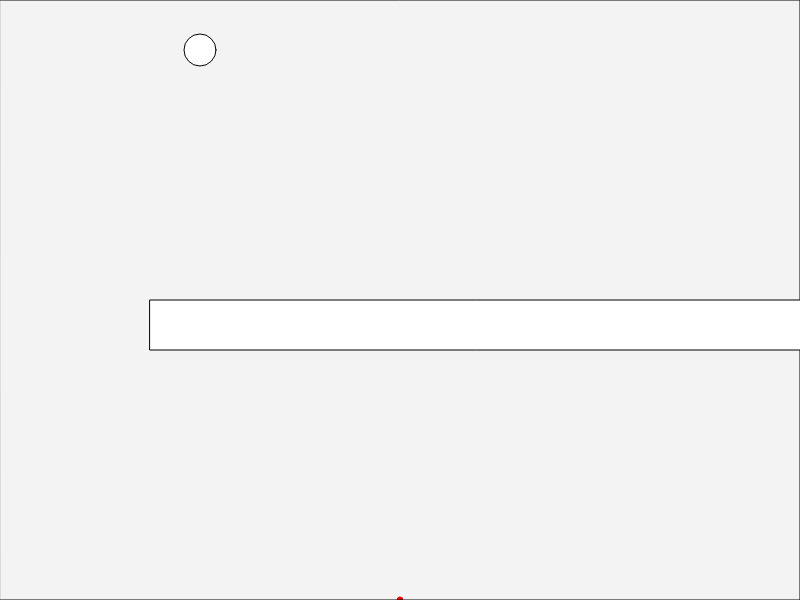
Frame 1 (no input)
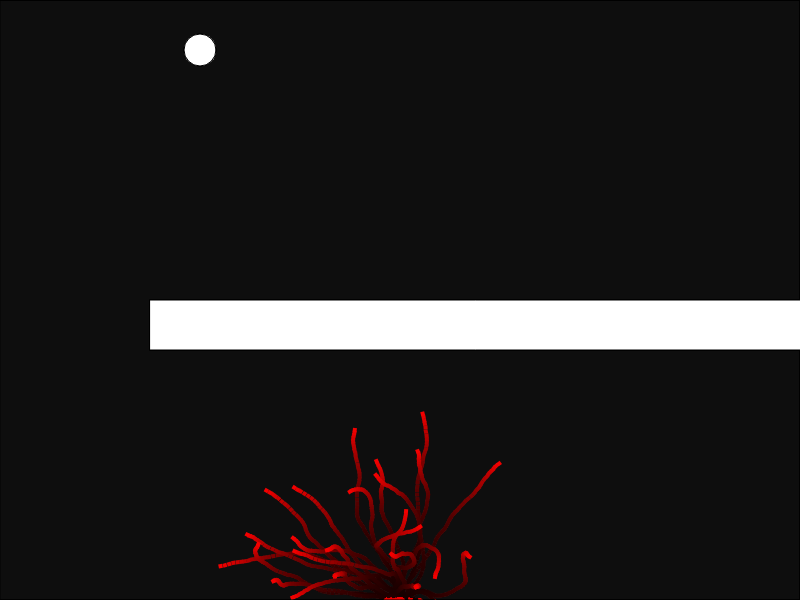
Frame 60 (no input)
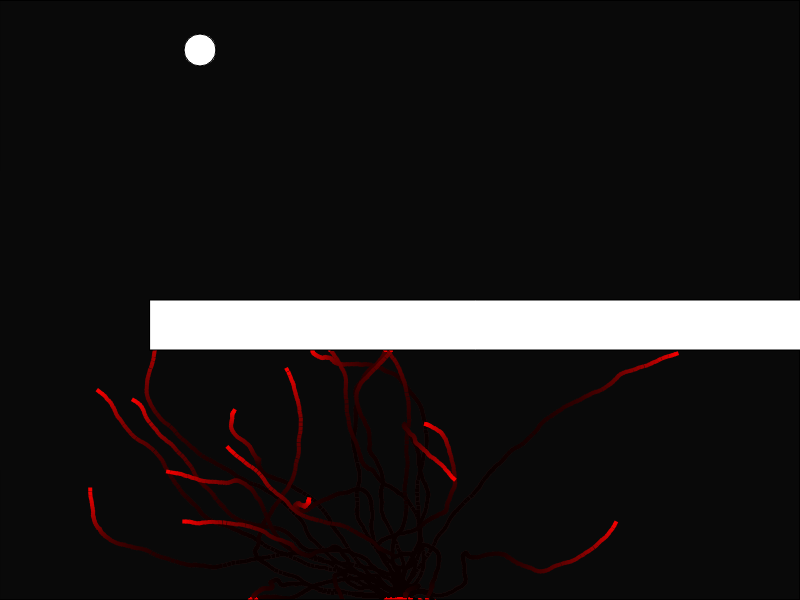
Frame 120 (the mouse pressed at the canvas centre since frame 60)

The p5.js sketch that drew these frames (run headless with seeded random() and noise() and a simulated clock; from frame 60 on, the mouse is pressed at the canvas centre):

// p5.js sketch
// ── sketch.js
var population;
// Each rocket is alive till 400 frames
var lifespan = 400;
// Made to display count on screen
var lifeP;
// Keeps track of frames
var count = 0;
// Where rockets are trying to go
var target;
// Max force applied to rocket
var maxforce = 0.5;
var pg;

// Dimensions of barrier
var rx = 150;
var ry = 300;
var rw = 700;
var rh = 50;

function setup() {
  createCanvas(800, 600);
  population = new Population();
  lifeP = createP();
  pg = createGraphics(800, 600);
  target = createVector(width / 4, 50);
}

function draw() {
  population.run();

  // Displays count to window
  lifeP.html(count);

  count++;
  if (count == lifespan) {
    population.evaluate();
    population.selection();
    // Population = new Population();
    count = 0;
  }

  fill(0, 12);
  rect(0, 0, width, height);
  // Renders barrier for rockets
  fill(255);

  rect(rx, ry, rw, rh);
  // Renders target
  ellipse(target.x, target.y, 32, 32);

  //trails
  pg.background(0);
  pg.noFill();
  pg.stroke(200);
  //Draw the offscreen buffer to the screen with image()
  image(pg);
}

// ── dna.js
function DNA(genes) {
  // Recieves genes and create a dna object
  if (genes) {
    this.genes = genes;
  }
  // If no genes just create random dna
  else {
    this.genes = [];
    for (var i = 0; i < lifespan; i++) {
      // Gives random vectors
      this.genes[i] = p5.Vector.random2D();
      // Sets maximum force of vector to be applied to a rocket
      this.genes[i].setMag(maxforce);
    }
  }
  // Performs a crossover with another member of the species
  this.crossover = function(partner) {
    var newgenes = [];
    // Picks random midpoint
    var mid = floor(random(this.genes.length));
    for (var i = 0; i < this.genes.length; i++) {
      // If i is greater than mid the new gene should come from this partner
      if (i > mid) {
        newgenes[i] = this.genes[i];
      }
      // If i < mid new gene should come from other partners gene's
      else {
        newgenes[i] = partner.genes[i];
      }
    }
    // Gives DNA object an array
    return new DNA(newgenes);
  };

  // Adds random mutation to the genes to add variance.
  this.mutation = function() {
    for (var i = 0; i < this.genes.length; i++) {
      // if random number less than 0.01, new gene is then random vector
      if (random(1) < 0.01) {
        this.genes[i] = p5.Vector.random2D();
        this.genes[i].setMag(maxforce);
      }
    }
  };
}

// ── population.js
function Population() {
  // Array of rockets
  this.rockets = [];
  // Amount of rockets
  this.popsize = 100;
  // Amount parent rocket partners
  this.matingpool = [];

  // Associates a rocket to an array index
  for (var i = 0; i < this.popsize; i++) {
    this.rockets[i] = new Rocket();
  }

  this.evaluate = function() {
    var maxfit = 0;
    // Iterate through all rockets and calcultes their fitness
    for (var i = 0; i < this.popsize; i++) {
      // Calculates fitness
      this.rockets[i].calcFitness();
      // If current fitness is greater than max, then make max equal to current
      if (this.rockets[i].fitness > maxfit) {
        maxfit = this.rockets[i].fitness;
      }
    }
    // Normalises fitnesses
    for (var i = 0; i < this.popsize; i++) {
      this.rockets[i].fitness /= maxfit;
    }

    this.matingpool = [];
    // Take rockets fitness make in to scale of 1 to 100
    // A rocket with high fitness will highly likely will be in the mating pool
    for (var i = 0; i < this.popsize; i++) {
      var n = this.rockets[i].fitness * 100;
      for (var j = 0; j < n; j++) {
        this.matingpool.push(this.rockets[i]);
      }
    }
  };
  // Selects appropriate genes for child
  this.selection = function() {
    var newRockets = [];
    for (var i = 0; i < this.rockets.length; i++) {
      // Picks random dna
      var parentA = random(this.matingpool).dna;
      var parentB = random(this.matingpool).dna;
      // Creates child by using crossover function
      var child = parentA.crossover(parentB);
      child.mutation();
      // Creates new rocket with child dna
      newRockets[i] = new Rocket(child);
    }
    // This instance of rockets are the new rockets
    this.rockets = newRockets;
  };

  // Calls for update and show functions
  this.run = function() {
    for (var i = 0; i < this.popsize; i++) {
      this.rockets[i].update();
      // Displays rockets to screen
      this.rockets[i].show();
    }
  };
}

// ── rocket.js
// Daniel Shiffman
// http://codingtra.in
// http://patreon.com/codingtrain
// Code for: https://youtu.be/bGz7mv2vD6g

// Constructor function
function Rocket(dna) {
  //used for trails
  var al = [];
  // Physics of rocket at current instance
  this.pos = createVector(width / 2, height);
  this.vel = createVector();
  this.acc = createVector();
  // Checkes rocket has reached target
  this.completed = false;
  // Checks if rocket had crashed
  this.crashed = false;

  // Gives a rocket dna
  if (dna) {
    this.dna = dna;
  } else {
    this.dna = new DNA();
  }
  this.fitness = 0;

  // Object can recieve force and add to acceleration
  this.applyForce = function(force) {
    this.acc.add(force);
  };
  // Calulates fitness of rocket
  this.calcFitness = function() {
    // Takes distance to target
    var d = dist(this.pos.x, this.pos.y, target.x, target.y);

    // Maps range of fitness
    this.fitness = map(d, 0, width, width, 0);
    // If rocket gets to target increase fitness of rocket
    if (this.completed) {
      this.fitness *= 10;
    }
    // If rocket does not get to target decrease fitness
    if (this.crashed) {
      this.fitness /= 10;
    }
  };
  // Updates state of rocket
  this.update = function() {
    // Checks distance from rocket to target
    var d = dist(this.pos.x, this.pos.y, target.x, target.y);
    // If distance less than 10 pixels, then it has reached target
    if (d < 10) {
      this.completed = true;
      this.pos = target.copy();
    }
    // Rocket hit the barrier
    if (
      this.pos.x > rx &&
      this.pos.x < rx + rw &&
      this.pos.y > ry &&
      this.pos.y < ry + rh
    ) {
      this.crashed = true;
    }
    // Rocket has hit left or right of window
    if (this.pos.x > width || this.pos.x < 0) {
      this.crashed = true;
    }
    // Rocket has hit top or bottom of window
    if (this.pos.y > height || this.pos.y < 0) {
      this.crashed = true;
    }

    //applies the random vectors defined in dna to consecutive frames of rocket
    this.applyForce(this.dna.genes[count]);
    // if rocket has not got to goal and not crashed then update physics engine
    if (!this.completed && !this.crashed) {
      this.vel.add(this.acc);
      this.pos.add(this.vel);
      this.acc.mult(0);
      this.vel.limit(4);
    }
  };
  // displays rocket to window
  this.show = function(maxfit) {
    // push and pop allow's rotating and translation not to affect other objects
    push();
    //color customization of rockets
    noStroke();

    fill(255, 0, 0);
    console.log(this.fitness);
    //translate to the postion of rocket
    translate(this.pos.x, this.pos.y);
    //rotatates to the angle the rocket is pointing
    rotate(this.vel.heading());
    //creates a rectangle shape for rocket
    rectMode(CENTER);
    rect(0, 0, 4, 4);
    pop();
  };
}
